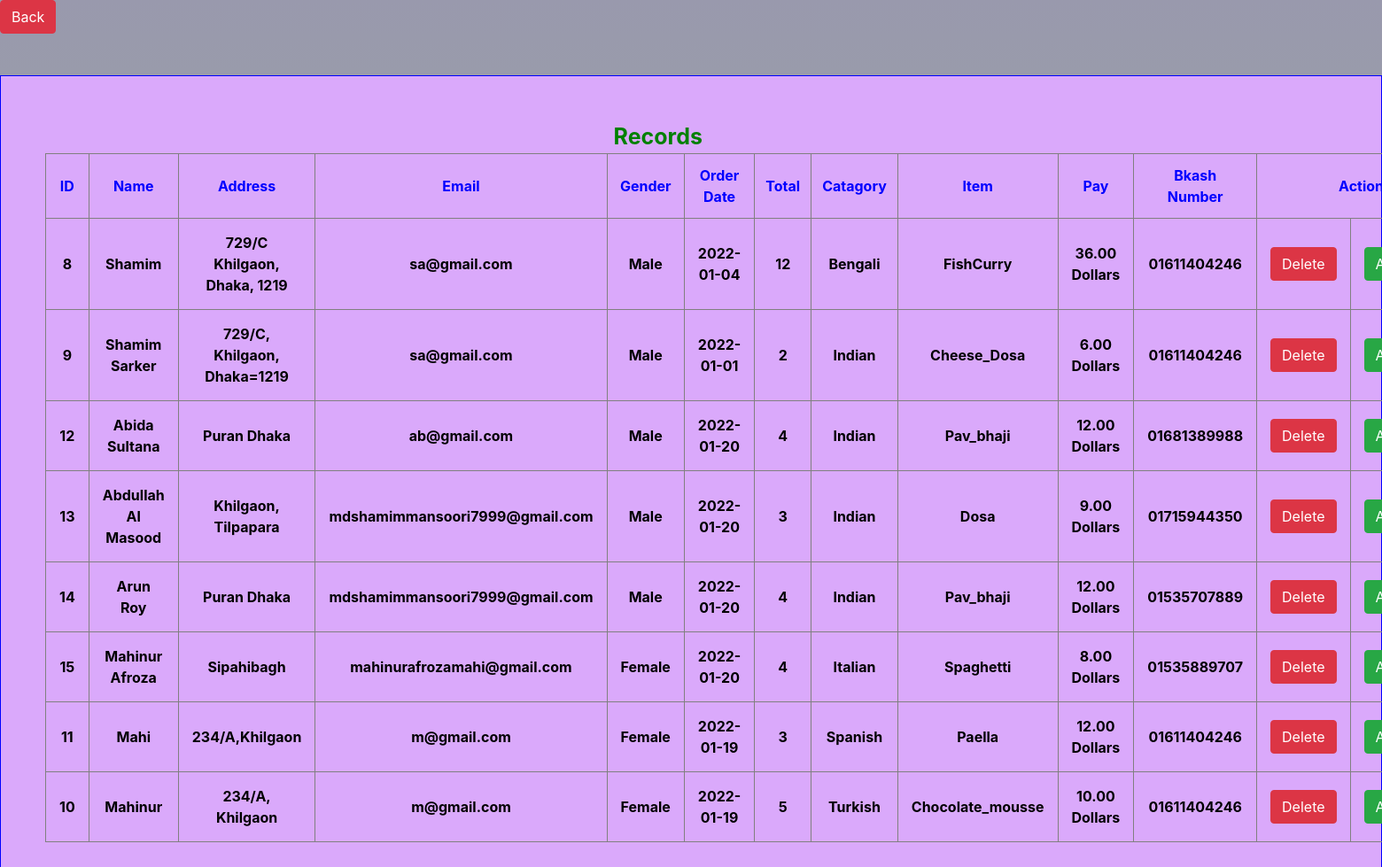
The app's page /foodmood/pending.php with its own data.
### tables this page shows
CREATE TABLE `pending` (
  `id` int(11) NOT NULL,
  `fullname` varchar(111) NOT NULL,
  `address` varchar(111) NOT NULL,
  `email` varchar(111) NOT NULL,
  `Gender` varchar(8) NOT NULL,
  `orderDate` date NOT NULL,
  `total` int(12) NOT NULL,
  `catagory` varchar(30) NOT NULL,
  `items` varchar(30) NOT NULL,
  `pay` varchar(20) NOT NULL,
  `bkash_number` varchar(20) NOT NULL,
  `approved` int(3) NOT NULL
);

### FoodMood/pending.php (the view, shortened to what this page needs)
<!doctype html>
<html lang="en">
  <head>
    <link rel="stylesheet" href="https://stackpath.bootstrapcdn.com/bootstrap/4.3.1/css/bootstrap.min.css">
  </head>
  <body>
        <a href="frames.php"><button class="btn btn-danger">Back</button></a>
        <div class="hox">
        <div class="boxx">
            <span>Records</span><br>
            <table border="1">
                <tr>
                    <th>ID</th>
                    <th>Name</th>
                    <th>Address</th>
                    <th>Email</th>
                    <th>Gender</th>
                    <th>Order Date</th>
                    <th>Total</th>
                    <th>Catagory</th>
                    <th>Item</th>
                    <th>Pay</th>
                    <th>Bkash Number</th>
                    <th colspan="2">Action</th>
                </tr>
                <?php
                    include("connection.php");
                    $query = "select * from pending order by catagory";
                    $data = mysqli_query($conn, $query);
                    $total = mysqli_num_rows($data);
                    if($total > 0){
                            while($res = mysqli_fetch_assoc($data)){
                                echo "
                                    <tr>
                                        <td>".$res['id']."</td>
                                        <td>".$res['fullname']."</td>
                                        <td>".$res['address']."</td>
                                        <td>".$res['email']."</td>
                                        <td>".$res['Gender']."</td>
                                        <td>".$res['orderDate']."</td>
                                        <td>".$res['total']."</td>
                                        <td>".$res['catagory']."</td>
                                        <td>".$res['items']."</td>
                                        <td>".$res['pay']."</td>
                                        <td>".$res['bkash_number']."</td>
                                        <td><a href='del-pending.php?rn=$res[id]' onclick='return checkdelete()'><button class='btn btn-danger'>Delete</button></a></td/>
                                        ";
                                        ?>
                                        <?php
                                        if($res['approved'] == 0){
                                            echo "<td><a href='add-pending.php?rn=$res[id]&fn=$res[fullname]&ln=$res[address]&em=$res[email]&dis=$res[catagory]&pla=$res[items]&gen=$res[Gender]&ar=$res[orderDate]&lv=$res[total]&py=$res[pay]&bkk=$res[bkash_number]'><input onclick='change()' type='button' class='btn btn-primary' value='Approve' id='myButton1'></a></td>";
                                        }
                                        else{
                                            echo "<td><input type='button' class='btn btn-success' value='Approved' id='myButton1'></a></td>";
                                        }
                                        echo"
                                    </tr>
                                ";
                            }
                    }
                    else{
                        echo "
                            <div class='hu'>
                                <button class='btn btn-info'>No Records</button>
                            </div>
                        ";
                    }
                ?>
            </table>
      </div>
        </div>
  </body>
</html>

### FoodMood/pending.php (style rules this page uses)
.boxx { margin-top: 3%; margin-left: 0%; border: 1px solid blue; width: 100%; padding: 50px; }
.boxx span { margin-left: 44%; color: Green; font-weight: bolder; font-size: 25px; }
.boxx th { color: blue; font-weight: bolder; text-align: center; padding: 12px; }
.boxx td { color: black; font-weight: bolder; text-align: center; padding: 15px; }
.boxx { background-color: #daa9fb; }
body { background: linear-gradient(rgba(0,0,50, .4), rgba(0,50,0,.4)) no-repeat; height: 100vh; }

### records on screen
pending: id "8", fullname "Shamim", address "729/C Khilgaon, Dhaka, 1219", email "sa@gmail.com", Gender "Male", orderDate "2022-01-04", total "12", catagory "Bengali", items "FishCurry", pay "36.00 Dollars", bkash_number "01611404246"
pending: id "9", fullname "Shamim Sarker", address "729/C, Khilgaon, Dhaka=1219", email "sa@gmail.com", Gender "Male", orderDate "2022-01-01", total "2", catagory "Indian", items "Cheese_Dosa", pay "6.00 Dollars", bkash_number "01611404246"
pending: id "12", fullname "Abida Sultana", address "Puran Dhaka", email "ab@gmail.com", Gender "Male", orderDate "2022-01-20", total "4", catagory "Indian", items "Pav_bhaji", pay "12.00 Dollars", bkash_number "01681389988"
pending: id "13", fullname "Abdullah Al Masood", address "Khilgaon, Tilpapara", email "mdshamimmansoori7999@gmail.com", Gender "Male", orderDate "2022-01-20", total "3", catagory "Indian", items "Dosa", pay "9.00 Dollars", bkash_number "01715944350"
pending: id "14", fullname "Arun Roy", address "Puran Dhaka", email "mdshamimmansoori7999@gmail.com", Gender "Male", orderDate "2022-01-20", total "4", catagory "Indian", items "Pav_bhaji", pay "12.00 Dollars", bkash_number "01535707889"
pending: id "15", fullname "Mahinur Afroza", address "Sipahibagh", email "mahinurafrozamahi@gmail.com", Gender "Female", orderDate "2022-01-20", total "4", catagory "Italian", items "Spaghetti", pay "8.00 Dollars", bkash_number "01535889707"
pending: id "11", fullname "Mahi", address "234/A,Khilgaon", email "m@gmail.com", Gender "Female", orderDate "2022-01-19", total "3", catagory "Spanish", items "Paella", pay "12.00 Dollars", bkash_number "01611404246"
pending: id "10", fullname "Mahinur", address "234/A, Khilgaon", email "m@gmail.com", Gender "Female", orderDate "2022-01-19", total "5", catagory "Turkish", items "Chocolate_mousse", pay "10.00 Dollars", bkash_number "01611404246"
